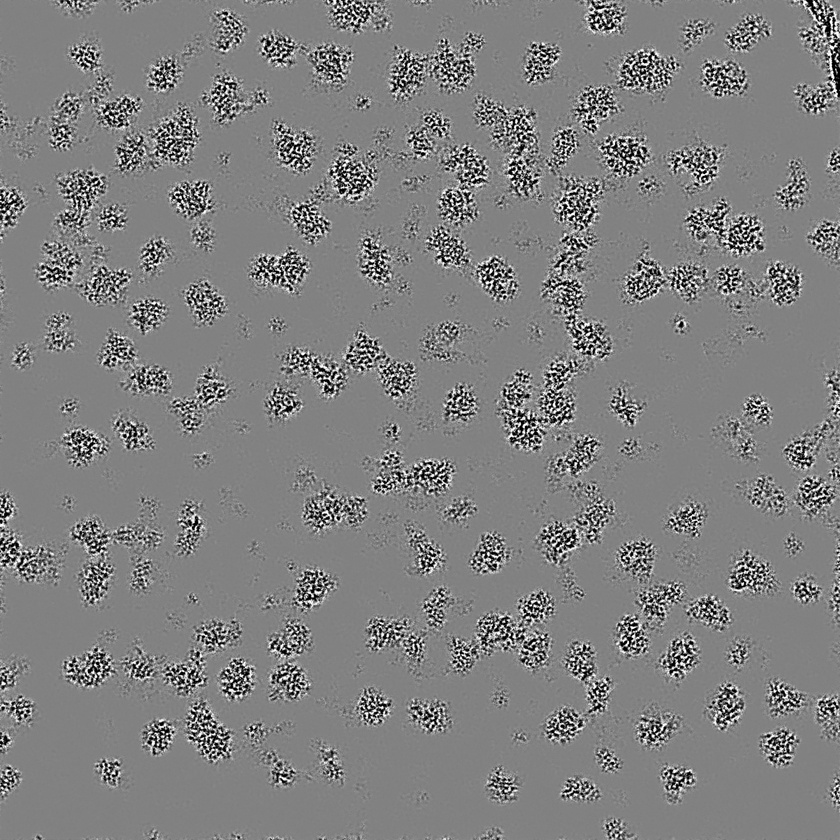
#> input picture NT2C_code/model/data1_new_copy_jpgtojpg/pre/sb1_210512 pos 1000 1-1_1.jpg, 840 x 840 px, shrunk from 4096 x 4096 before the run
$ python extract_noise_crop320.py ../../../../model/data1_new_copy_jpgtojpg/pre ../../../../model/data1_new_copy_jpgtojpg/pre ../../../../model/data1_new_copy_jpgtojpg/pre ../../../../model/data1_new_copy_jpgtojpg/pre   (older library calls are emulated)
#> lines starting #> are read from the running program, lines starting #| are printed output that depends on the picture; after the words box and inside, x2 and y2 are one past the last pixel; in counts of white or black regions, pixels touching at a corner belong together; long printed decimals are rounded
#from skimage.measure import compare_ssim as ssim
import cv2
import numpy as np
from matplotlib import pyplot as plt
import mrcfile
import mahotas
import sys,os
import matplotlib.pyplot as plt
import pywt
from PIL import Image


def is_noise(arr,x0,x1,y0,y1):
    if (x0+x1)%2==0:
        x1=x1
    else:
        x1=x1-1
    if (y0+y1)%2==0:
        y1=y1
    else:
        y1=y1-1

    x_center=int(box_size*0.5)
    y_center=int(box_size*0.5)
    #print("x0:{}|x1:{}|y0:{}|y1:{}".format(x0,x1,y0,y1))
    crop_1=arr[:y_center,:x_center]
    crop_2=arr[:y_center,x_center:]
    crop_3=arr[y_center:,:x_center]
    crop_4=arr[y_center:,x_center:]
    # [18 lines of commented-out code are left out]
    std_global=400
    std_1=np.std(crop_1)
    std_2=np.std(crop_2)
    std_3=np.std(crop_3)
    std_4=np.std(crop_4)
    #print('std_global: {} | std_1: {} | std_2: {} | std_3: {} | std_4: {} '.format(std_global,std_1,std_2,std_3,std_4))

    isnoise=True
    if std_1>0.1*std_global:
        isnoise=False
        return isnoise
    if std_2>0.1*std_global:
        isnoise=False
        return isnoise
    if std_3>0.1*std_global:
        isnoise=False
        return isnoise
    if std_4>0.1*std_global:
        isnoise=False
        return isnoise
    print('True :: std_global: {} | std_1: {} | std_2: {} | std_3: {} | std_4: {} '.format(std_global,std_1,std_2,std_3,std_4))
    return isnoise

denoised_dir=sys.argv[1]  #micrographs
raw_dir=sys.argv[2]  #raw micrographs
noise_dir=sys.argv[3]  #noise patches
draw_dir=sys.argv[4] #draw noise


box_size=320
par_size=200
step=int(0.02*box_size)
#print('step:  {}'.format(step))
noise_patch_num=0

input_list=os.listdir(denoised_dir)
for input_file in input_list:
    print(os.path.join(denoised_dir,input_file))
    # denoised_img=mrcfile.open(os.path.join(denoised_dir,input_file),permissive=True)
    # denoised_img=denoised_img.data
    denoised_img = np.array(Image.open(os.path.join(denoised_dir,input_file)))
#> denoised_img is the input picture: shape (840, 840); min 0, max 255, mean 127.9
    denoised_img=((denoised_img-np.min(denoised_img))/(np.max(denoised_img)-np.min(denoised_img))*255).astype(np.uint8)

    # raw_img=mrcfile.open(os.path.join(raw_dir,input_file),permissive=True)
    # raw_img=raw_img.data
    raw_img = np.array(Image.open(os.path.join(raw_dir,input_file)))
    raw_img=((raw_img-np.min(raw_img))/(np.max(raw_img)-np.min(raw_img))*255).astype(np.uint8)
    #img = img.astype(np.uint8)

    w,h=denoised_img.shape
#> w = 840; h = 840
    noise_patch_path=os.path.join(noise_dir,input_file)
    draw_noise_path=os.path.join(draw_dir,input_file)
    noise_patch_n=0
    for x in range(0,w,step):
        for y in range(0,h,step):
            if x+box_size>w or y+box_size>h:
                continue
            denoised_arr=denoised_img[x:x+box_size,y:y+box_size]
            raw_arr=raw_img[x:x+box_size,y:y+box_size]
            noise=is_noise(denoised_arr,x,x+box_size,y,y+box_size)
            if noise:
                # [5 lines of commented-out code are left out]

                arr=(raw_arr).astype(np.uint8)
                cv2.imwrite(noise_patch_path[:-4]+'_'+str(noise_patch_n)+'.png', raw_arr);
                #draw noise
                cv2.rectangle(denoised_img, (y,x), (y+box_size,x+box_size), (0, 0, 255), 2)
                noise_patch_n+=1
#> this loop made 140 passes
#> pass 1, `cv2.imwrite(noise_patch_path[:-4]+'_'+str(noise_patch_n)+'.png', raw_a..`:
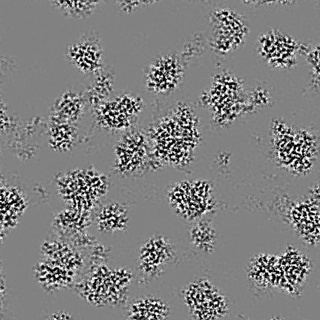
#> saved as sb1_210512 pos 1000 1-1_1_0.png: shape (320, 320); min 0, max 255, mean 127.7
#> after the loop:
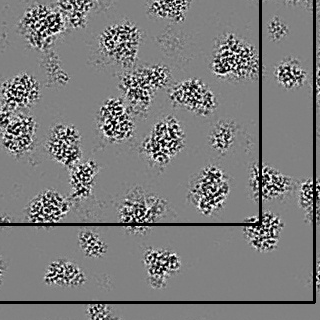
#> denoised_arr: shape (320, 320); min 0, max 255, mean 123.9
#> after the loop:
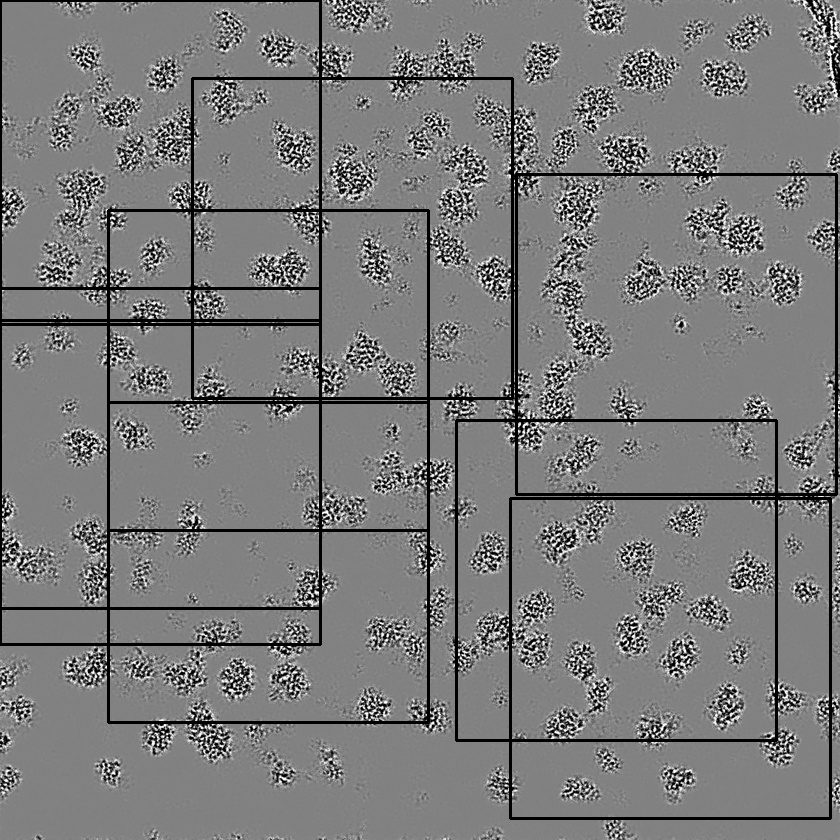
#> denoised_img: shape (840, 840); 4.33% of pixels changed, all inside (x1, y1, x2, y2) = (0, 0, 838, 820)
    #save draw noise
    # with mrcfile.new(draw_noise_path,overwrite=True) as draw_noise:
    #     draw_noise.set_data(denoised_img)
    arr=(denoised_img * 255).astype(np.uint8)
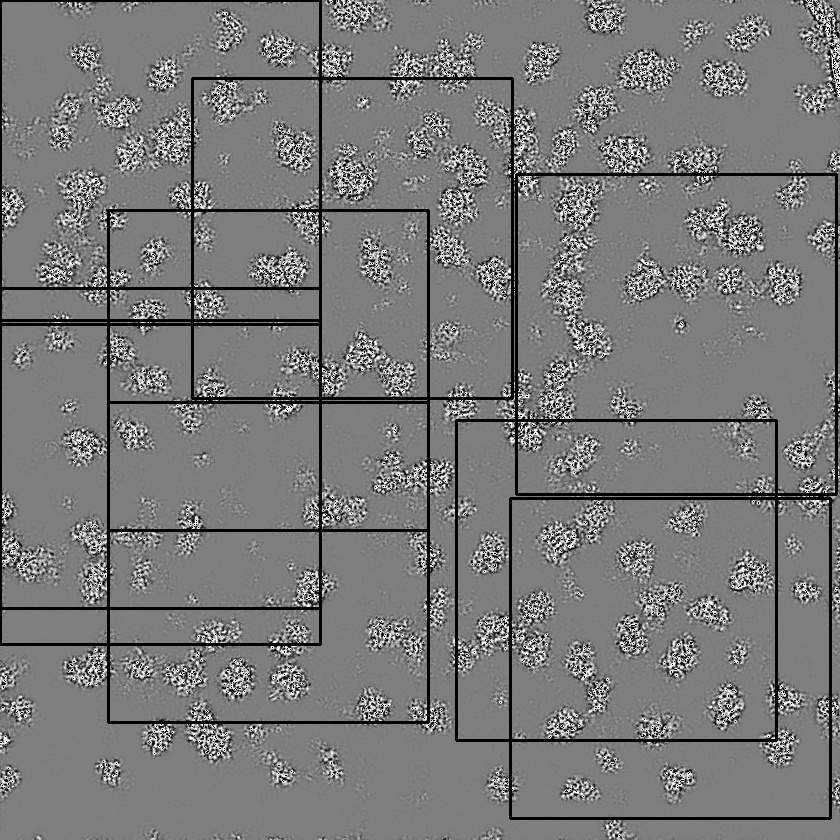
#> arr: shape (840, 840); min 0, max 255, mean 121
    cv2.imwrite(draw_noise_path, denoised_img);
#> pass 2 of the loop `for input_file in input_list:`:
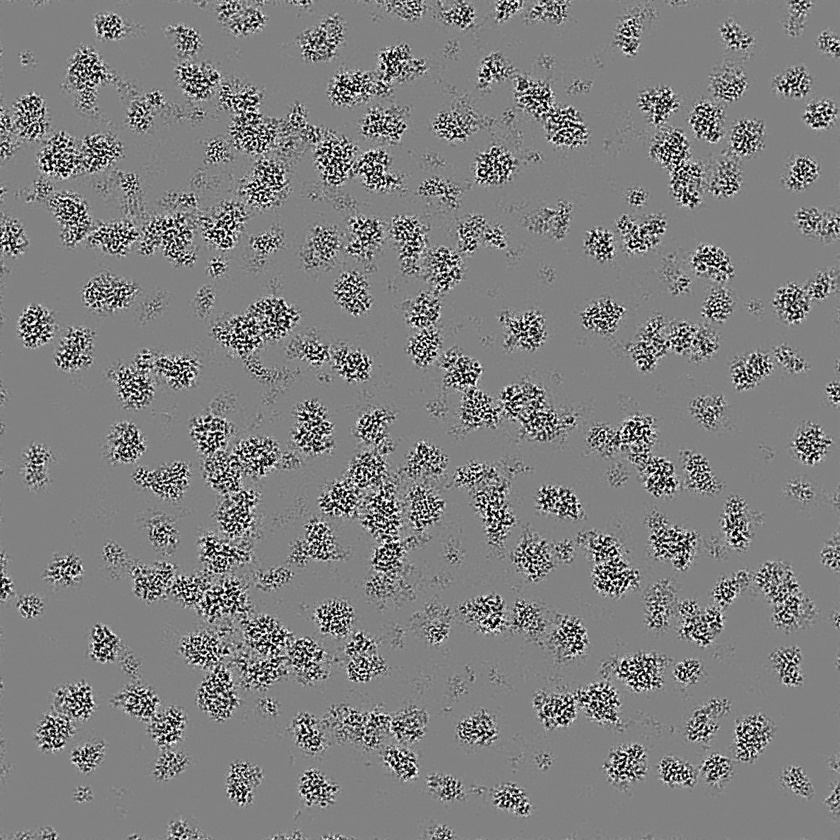
#> input picture NT2C_code/model/data1_new_copy_jpgtojpg/pre/sb1_210512 pos 1000 1-2_1.jpg, 840 x 840 px, shrunk from 4096 x 4096 before the run
#> denoised_img is the input picture: shape (840, 840); min 0, max 255, mean 127.9
#> the loop `for x in range(0,w,step):` made 140 passes
#| True :: std_global: 400 | std_1: 34.212 | std_2: 36.317 | std_3: 37.027 | std_4: 37.269
#| True :: std_global: 400 | std_1: 35.548 | std_2: 32.736 | std_3: 39.863 | std_4: 26.222
#| True :: std_global: 400 | std_1: 37.830 | std_2: 39.184 | std_3: 39.623 | std_4: 33.206
#| True :: std_global: 400 | std_1: 39.176 | std_2: 35.723 | std_3: 32.649 | std_4: 37.804
#| True :: std_global: 400 | std_1: 39.833 | std_2: 39.761 | std_3: 36.424 | std_4: 38.054
#| True :: std_global: 400 | std_1: 39.932 | std_2: 39.539 | std_3: 38.154 | std_4: 39.038
#> (further printed lines are left out)
#> after the loop `for x in range(0,w,step):`:
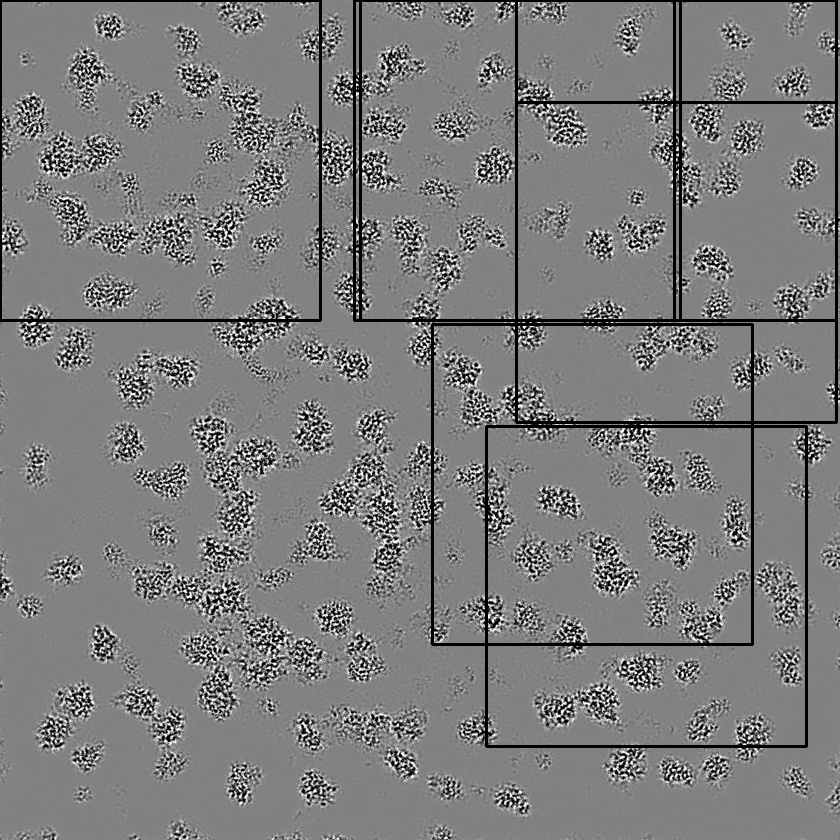
#> denoised_img: shape (840, 840); 3.02% of pixels changed, all inside (x1, y1, x2, y2) = (0, 0, 838, 748)
#> `arr=(denoised_img * 255).astype(np.uint8)`:
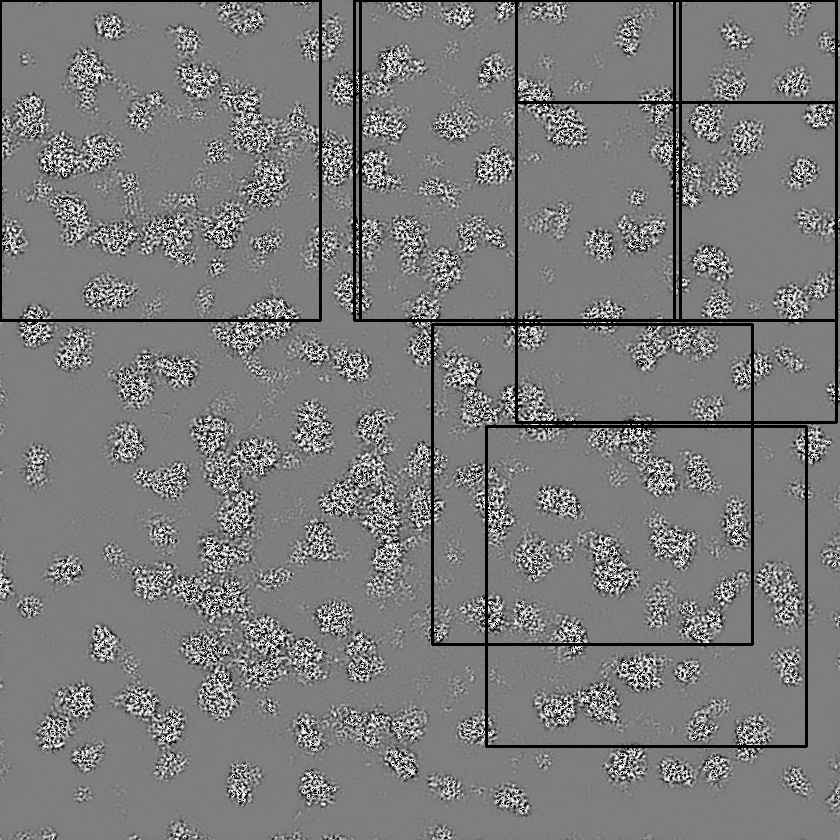
#> arr: shape (840, 840); min 0, max 255, mean 122.8
